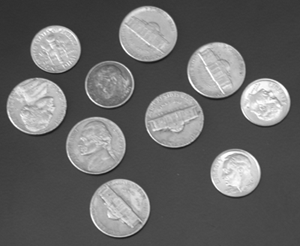
#> input picture image-processing/Lab 03/dip_lab_03/coins.png, 300 x 246 px
$ jupyter execute Lab_03.ipynb
#> lines starting #> are read from the running program, lines starting #| are printed output that depends on the picture; after the words box and inside, x2 and y2 are one past the last pixel; in counts of white or black regions, pixels touching at a corner belong together
[cell 1]
import matplotlib.pyplot as plt
import matplotlib.image as mpimg

import scipy
import numpy as np

import skimage as image_tool
from skimage import measure
from skimage.filters import threshold_otsu

## Γειτνίαση και labeling σε binary εικόνα

[cell 2]
Image_Binary=[[0, 0, 0, 0, 0, 0, 0, 0],[0, 1, 1, 0, 0, 1, 1, 1],
              [0, 1, 1, 0, 0, 0, 1, 1],[0, 1, 1, 0, 0, 0, 0, 0],
              [0, 0, 0, 1, 1, 0, 0, 0],[0, 0, 0, 1, 1, 0, 0, 0],
              [0, 0, 0, 1, 1, 0, 0, 0],[0, 0, 0, 0, 0, 0, 0, 0]]

Image_Binary=np.asarray(Image_Binary)

plt.figure(1)
plt.imshow(Image_Binary,cmap='gray')
plt.title('Binary_Image')
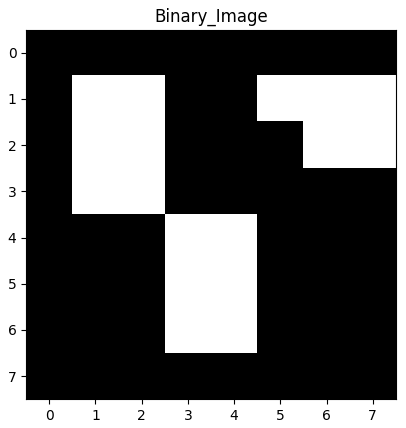
#> figure drawn by matplotlib, 1 panel

### 8 Neighbors

[cell 3]
[Labeled_image_8,num_of_neighbors_8] = measure.label(Image_Binary,  neighbors=8,background=False,return_num=True) #Get labeled image on 8 neighbors

plt.figure(2)
plt.imshow(Labeled_image_8,cmap="gray")
plt.title('Labelled_Pseudo_grayscale Image')
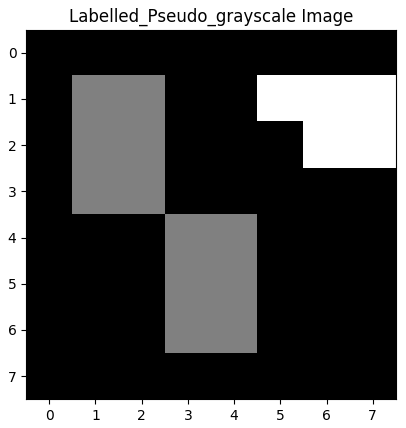
#> figure drawn by matplotlib, 1 panel

### 4 Neighbors

[cell 4]
[Labeled_image_4,num_of_neighbors_4] = measure.label(Image_Binary,  neighbors=4,background=False,return_num=True) #Get labeeled image on 8 neighbors

plt.figure(3)
plt.imshow(Labeled_image_4,cmap="gray")
plt.title('Labelled_Pseudo_grayscale Image_2')
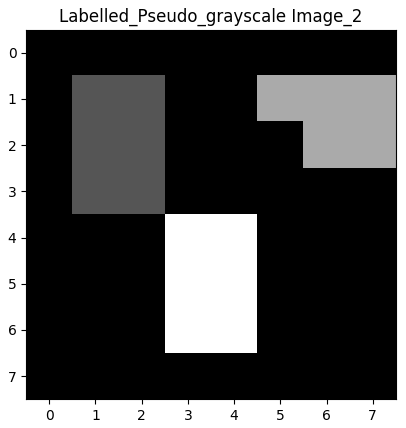
#> figure drawn by matplotlib, 1 panel

### Σύνοψη γειτνίασης

[cell 5]
f = plt.figure()

plt.subplot(1, 2, 1)
plt.imshow(Labeled_image_8,cmap="gray")
plt.title('8 Neighbors Image')

plt.subplot(1, 2, 2)
plt.imshow(Labeled_image_4,cmap="gray")
plt.title('4 Neighbors Image')
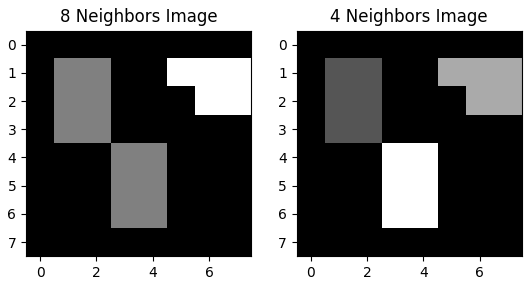
#> figure drawn by matplotlib, 2 panels

## Γειτνίαση και labeling σε grayscale εικόνα

[cell 6]
grayscale_image = mpimg.imread('coins.png')
#> grayscale_image is the input picture: shape (246, 300) float32; min 0.0902, max 1, mean 0.404
grayscale_image

[cell 7]
plt.figure(1)
plt.imshow(grayscale_image,cmap="gray")
plt.title('Original image-Coins')

### Κανονικοποίηση εικόνας (0 έως 255)

[cell 8]
grayscale_image = (grayscale_image * 255).round().astype(np.uint8)
grayscale_image

[cell 9]
plt.figure(1)
plt.imshow(grayscale_image,cmap="gray")
plt.title('Original image-Coins')

### Μετατροπή grayscale image σε binary

[cell 10]
thresh = threshold_otsu(grayscale_image)
#> thresh = 126
Binary_image = grayscale_image > thresh
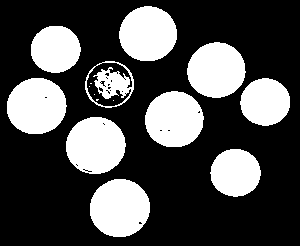
#> Binary_image: shape (246, 300) bool; 30.2% white; 15 white regions (5 under 20 px), largest, box (x1, y1, x2, y2) and area: (90, 179, 150, 237) 2748, (66, 117, 126, 174) 2667, (7, 78, 67, 134) 2649

Binary_image=Binary_image.astype(int)

plt.figure(2)
plt.imshow(Binary_image,cmap='gray')
plt.title('Binary image with holes')

[cell 11]
Binary_image=scipy.ndimage.morphology.binary_fill_holes(Binary_image)#Fill image's holes
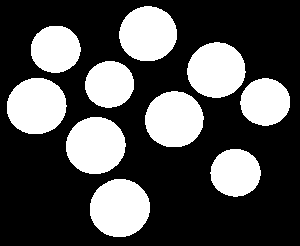
#> Binary_image: shape (246, 300) bool; 31.4% white; 10 white regions, largest, box (x1, y1, x2, y2) and area: (90, 179, 150, 237) 2753, (66, 117, 126, 174) 2680, (7, 78, 67, 134) 2651
Binary_image

[cell 12]
Binary_image=Binary_image.astype(int)
#> Binary_image: shape (246, 300) int64; values 0 (black) and 1 (white), 31.4% white; 10 white regions
Binary_image

[cell 13]
plt.figure(3)
plt.imshow(Binary_image,cmap='gray')
plt.title('Binary image WITHOUT holes')

[cell 14]
[Labeled_image,num_of_neighbors] = measure.label(Binary_image,  neighbors=4,background=False,return_num=True) #Get labeeled image on 4 neighbors
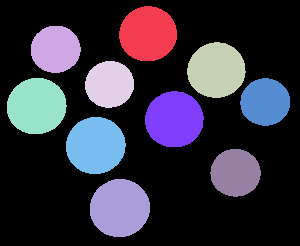
#> Labeled_image: shape (246, 300) int64; 11 distinct labels, from 0 to 10; one colour per label, 0 black
#> num_of_neighbors = 10

fig = plt.figure(4)

plt.subplot(2,2,1)
plt.imshow(Labeled_image==0, cmap='gray')
plt.title('All the coins of the binary image')

plt.subplot(2,2,3)
plt.imshow(Labeled_image==1, cmap='gray')
plt.title('1st of coin')

plt.subplot(2,2,4)
plt.imshow(Labeled_image>=9, cmap='gray')
plt.title('9th & 10th coin')

fig.tight_layout()
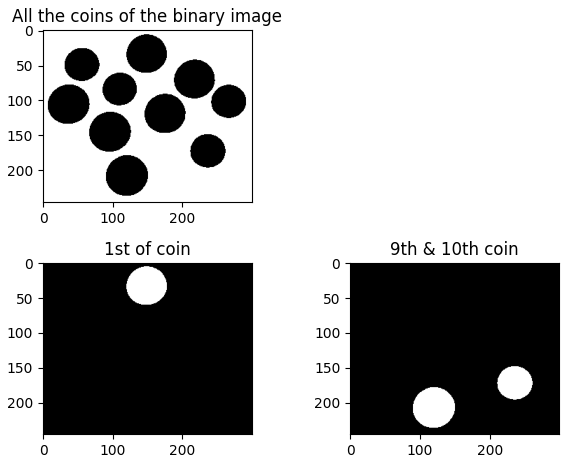
#> figure drawn by matplotlib, 3 panels

[cell 15]
Labeled_image == 10

[cell 16]
plt.figure(4)
plt.imshow(Labeled_image==10,cmap='gray')
plt.title('8th coin of binary image')
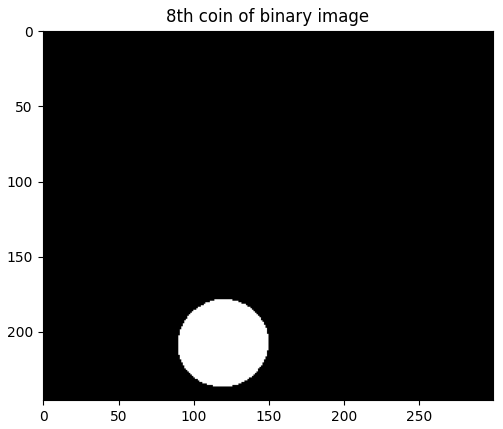
#> figure drawn by matplotlib, 1 panel

[cell 17]
[Labeled_image,num_of_labels] = measure.label(Binary_image,  neighbors=4, background=False,return_num=True) #Get labeled image on 4 neighbors
#> num_of_labels = 10

Overall_connected_list = image_tool.measure.regionprops(Labeled_image) #Find the connected pixels
#> Overall_connected_list = 10 regions; largest, box (x1, y1, x2, y2) and area: (90, 179, 150, 237) 2753, (66, 117, 126, 174) 2680, (7, 78, 67, 134) 2651, (145, 91, 204, 147) 2594, (187, 42, 246, 98) 2544

plt.figure(5)
plt.imshow(Labeled_image, cmap='gray')

for i in range(num_of_labels):
    plt.annotate(i,
                 xy = (Overall_connected_list[i].centroid[1], Overall_connected_list[i].centroid[0]),
                 color = 'red')
